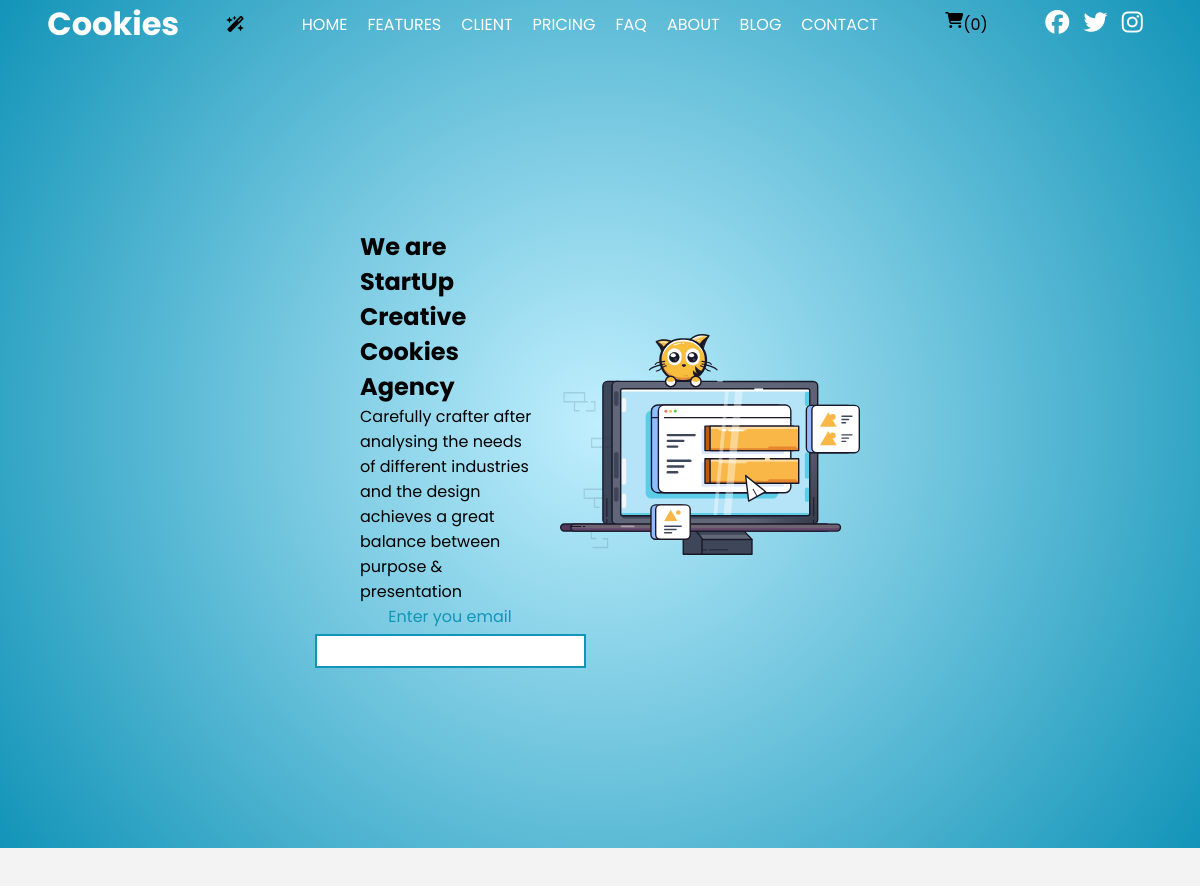
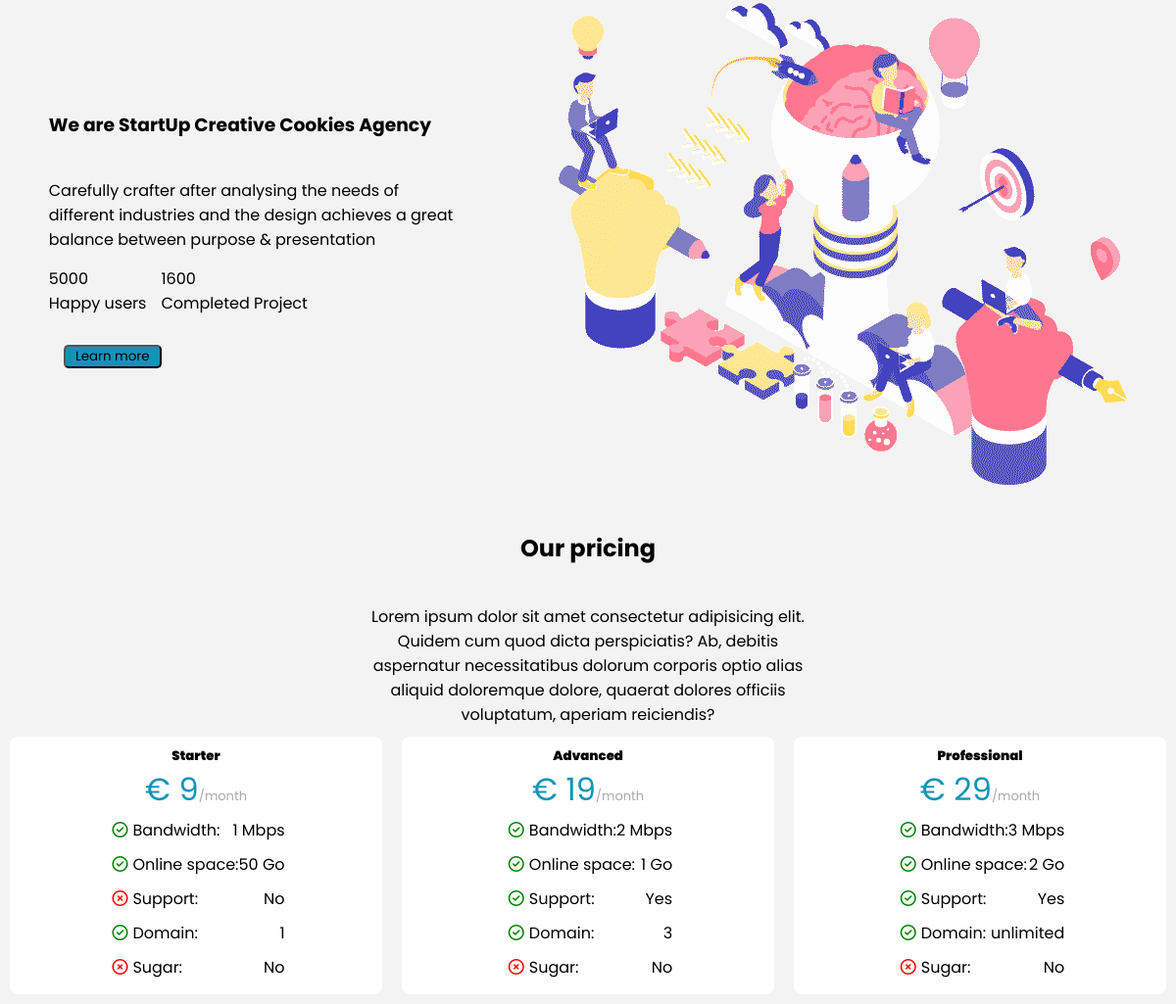
The page / on the database its author committed (2 pictures, top to bottom).
### tables this page shows
CREATE TABLE IF NOT EXISTS `offers` (
  `id` int NOT NULL AUTO_INCREMENT,
  `name` varchar(50) NOT NULL DEFAULT '0',
  `price` int NOT NULL DEFAULT '0',
  `bandwidth` int NOT NULL DEFAULT '0',
  `onlinespace` int NOT NULL DEFAULT '0',
  `support` varchar(50) NOT NULL DEFAULT '0',
  `domain` varchar(50) NOT NULL DEFAULT '0',
  `sugar` varchar(50) NOT NULL DEFAULT '0',
  PRIMARY KEY (`id`)
);

### db-functions.php (called while the page is built, shortened)
<?php
function dbFunction()
{
    try {
        $db = new PDO(
            'mysql:host=localhost;dbname=landing_page;charset=utf8',
            'root',
            '',
            [
                \PDO::ATTR_ERRMODE => \PDO::ERRMODE_EXCEPTION,
                PDO::ATTR_CASE => PDO::CASE_NATURAL,
                PDO::ATTR_ORACLE_NULLS => PDO::NULL_EMPTY_STRING
            ]
        );
        return $db;
    } catch (Exception $e) {
        die('Erreur : ' . $e->getMessage());
    }
}
function findAll()
{
    $db = dbFunction();
    $sqlQuery = 'SELECT * FROM offers';
    $storeStatement = $db->prepare($sqlQuery);
    $storeStatement->execute();
    $store = $storeStatement->fetchAll();
    return $store;
}

### index.php (the view, shortened to what this page needs)
<!DOCTYPE html>
<html lang="en">
<head>
    <link href="style.css" rel="stylesheet">
</head>
<body>
    <section class="background-gradient">
        <header>
            <nav>
                <h1><a href="index.html" class="brand-nav-home">Cookies</a></h1>
                <a href="admin.php"><i class="fa-solid fa-wand-magic-sparkles"></i></a>
                <ul class="nav-container">
                    <a href="#HOME" class="nav-items">HOME</a>
                    <a href="#FEATURES" class="nav-items">FEATURES</a>
                    <a href="#CLIENT" class="nav-items">CLIENT</a>
                    <a href="#PRICING" class="nav-items">PRICING</a>
                    <a href="#FAQ" class="nav-items">FAQ</a>
                    <a href="#ABOUT" class="nav-items">ABOUT</a>
                    <a href="#BLOG" class="nav-items">BLOG</a>
                    <a href="#CONTACT" class="nav-items">CONTACT</a>
                </ul>
                <a class="nav-items" href='recap.php'>
                    <i class="fa-solid fa-cart-shopping"></i>
                    <p class="basket"> (<?php
                                        $total = 0;
                                        echo $total ?>)</p>
                </a>
                <ul class="socials">
                    <a href=""><i class="fa-brands fa-facebook"></i></a>
                    <a href=""><i class="fa-brands fa-twitter"></i></a>
                    <a href=""><i class="fa-brands fa-instagram"></i></a>
                </ul>
            </nav>
        </header>
        <main>
            <section id="HOME">
                <div class="hello">
                    <h2>
                        We are StartUp Creative Cookies Agency
                    </h2>
                    <p>
                        Carefully crafter after analysing the needs
                        of different industries and the design achieves a great balance between
                        purpose & presentation
                    </p>
                    <form action="">
                        <label for="mail-subscribe">Enter you email</label>
                        <input type="text" id="email-subscribe" name="email-subscribe">
                    </form>
                </div>
                <div class="illustration-home">
                    <img src="illustration.svg" alt="illustration-home">
                </div>
            </section>
            </section>
    <section id="PRICING">
        <div class="pricing-head">
            <div class="pricing-article">
                <h3>
                    We are StartUp Creative Cookies Agency
                </h3>
                <p>
                    Carefully crafter after analysing the needs
                    of different industries and the design achieves a great balance between
                    purpose & presentation
                </p>
                <div class="detail-happy-user">
                    <div class="detail-happy-user-1">
                        <p>
                            5000
                        </p>
                        <p>
                            Happy users
                        </p>
                    </div>
                    <div class="detail-happy-user-1">
                        <p>
                            1600
                        </p>
                        <p>
                            Completed Project
                        </p>
                    </div>
                </div>
                <button class="button-blue-1">Learn more</button>
            </div>
            <div class="illustration-pricing">
                <img src="PngItem_5364585.png" alt="creativity">
            </div>
        </div>
        <div class="our-pricing">
            <h2>
                Our pricing
            </h2>
            <p>
                Lorem ipsum dolor sit amet consectetur adipisicing elit. Quidem cum quod dicta perspiciatis?
                Ab, debitis aspernatur necessitatibus dolorum corporis optio alias aliquid doloremque dolore,
                quaerat dolores officiis voluptatum, aperiam reiciendis?
            </p>
        </div>
        <div class="offers">
            <?php
            require_once('db-functions.php');
            $store = findAll();
            foreach ($store as $product) {
            ?>
                <a class="offer-details-container" href="product.php?id=<?= $product['id'] ?>">
                    <h5><?= ucFirst($product['name']); ?></h5>
                    <div class='big-price-container'><p class="big-blue-price">€ <?= $product['price']; ?></p>/month</div>
                    <ul class="offer-details-list">
                        <div class="details-box">
                            <p class='offer-details-item'><i class="fa-regular fa-circle-check"></i>Bandwidth: </p>
                            <p class='offer-details-item'> <?= $product['bandwidth']; ?> Mbps</p>
                        </div>
                        <div class="details-box">
                            <p class='offer-details-item'><i class="fa-regular fa-circle-check"></i>Online space: </p>
                            <p> <?= $product['onlinespace']; ?> Go</p>
                        </div>
                        <div class="details-box">
                            <p class='offer-details-item'><?php if ($product['support']=='Yes')
                            {echo'<i class="fa-regular fa-circle-check"></i>';}
                            else{echo'<i class="fa-regular fa-circle-xmark" style="color:red;"></i>';}?>Support: </p>
                            <p class='offer-details-item'> <?= $product['support']; ?></p>
                        </div>
                        <div class="details-box">
                            <p class='offer-details-item'><?php if ($product['domain']>0)
                            {echo'<i class="fa-regular fa-circle-check"></i>';}
                            else{echo'<i class="fa-regular fa-circle-xmark" style="color:red;"></i>';}?>Domain: </p>
                            <p class='offer-details-item'> <?= $product['domain']; ?></p>
                        </div>
                        <div class="details-box">
                            <p class='offer-details-item'><?php if ($product['sugar']=='Yes')
                            {echo'<i class="fa-regular fa-circle-check"></i>';}
                            else{echo'<i class="fa-regular fa-circle-xmark" style="color:red;"></i>';}?>Sugar: </p>
                            <p class='offer-details-item'> <?= $product['sugar']; ?></p>
                        </div>
                    </ul>
                </a>
            <?php } ?>
</body>
</html>

### style.css (style rules this page uses)
:root { --primary-color: #1294b8; --secondary-color: white; --tertiary-color: black; --fourthiary-color: rgb(215, 215, 215); }
* { margin: 0; padding: 0; color: black; font-family: 'Poppins', sans-serif; }
body { color: var(--secondary-color); }
a { color: var(--secondary-color); text-decoration: none; }
nav { display: flex; flex-direction: row; justify-content: space-between; align-items: center; }
nav h1 { margin: auto; color: white; }
.nav-container { margin: 0px 50px 0px 50px; display: flex; flex-wrap: wrap; margin: auto; }
.brand-nav-home { color: var(--secondary-color); text-decoration: none; font-size:xx-large; }
.nav-items { color: var(--secondary-color); text-decoration: none; padding: 10px; display: flex }
.socials { margin: auto; }
.socials i { color: var(--secondary-color); margin-right: 10px; }
.socials a { margin: auto; }
.fa-brands { font-size: 1.5em; }
section.background-gradient { background: radial-gradient(circle at center, rgb(192, 239, 254), #1294b8); }
section#HOME { display: flex; justify-content: center; align-items: center; height: 100vh; }
.hello { display: flex; align-items: center; flex-direction: column; color: var(--tertiary-color); padding: 20px; text-align: left; max-width: 15%; height: auto; }
.illustration-home img { width: 100%; height: auto; }
label { color: var(--primary-color); }
form { text-align: center; }
input { border: 2px solid var(--primary-color); padding: 5px; margin-top: 5px; }
section#PRICING { display: flex; flex-direction: column; color: var(--tertiary-color); background-color: #F3F3F3; }
div.pricing-head { display: flex; flex-direction: row; color: var(--tertiary-color); }
section#PRICING h3 { margin-bottom: 40px; }
div.pricing-article { display: flex; flex-direction: column; text-align: left; max-width: 35%; margin: auto; }
div.detail-happy-user { display: flex; flex-direction: row; }
div.detail-happy-user-1 { display: flex; flex-direction: column; margin:15px 15px 15px 0px; }
.button-blue-1 { max-width: 100px; background-color: var(--primary-color); margin: 15px; border-radius: 5px; }
.illustration-pricing { margin: 40px auto; }
section#PRICING h2 { margin-bottom: 40px; }
.our-pricing { display: flex; flex-direction: column; justify-content: center; align-items: center; align-self: center; text-align: center; max-width: 40%; }
.offers { display: flex; flex-direction: row; justify-content: center; max-width: 100% }
div.offers a.offer-details-container { display: flex; flex-direction: column; align-items: center; text-align: center; margin: 10px; padding: 10px; list-style-type: none; min-width:fit-content; width: 30%; height: auto; background-color:#ffffff; border-radius: 8px; color: rgb(0, 0, 0); }
h5 { font-weight: 900; }
ul.offer-details-list { display: flex; flex-direction: column; justify-content: space-between; }
div.details-box { display: flex; flex-direction: flex-start; justify-content: space-between; max-width: 100%; margin: 5px; }
.big-price-container { display: flex; flex-direction: row; align-items: baseline; }
.big-price-container:not(p.big-blue-price) { font-size: small; color: darkgray; }
.big-blue-price { font-size: xx-large; color: var(--primary-color); }
.fa-regular { color:green; margin: 0px 5px; }

### rows shown on the page
offers: name "Starter", price "9", bandwidth "1", onlinespace "50", support "No", domain "1", sugar "No"
offers: name "Advanced", price "19", bandwidth "2", onlinespace "1", support "Yes", domain "3", sugar "No"
offers: name "Professional", price "29", bandwidth "3", onlinespace "2", support "Yes", domain "unlimited", sugar "No"

### other values the page prints
$total "0"
